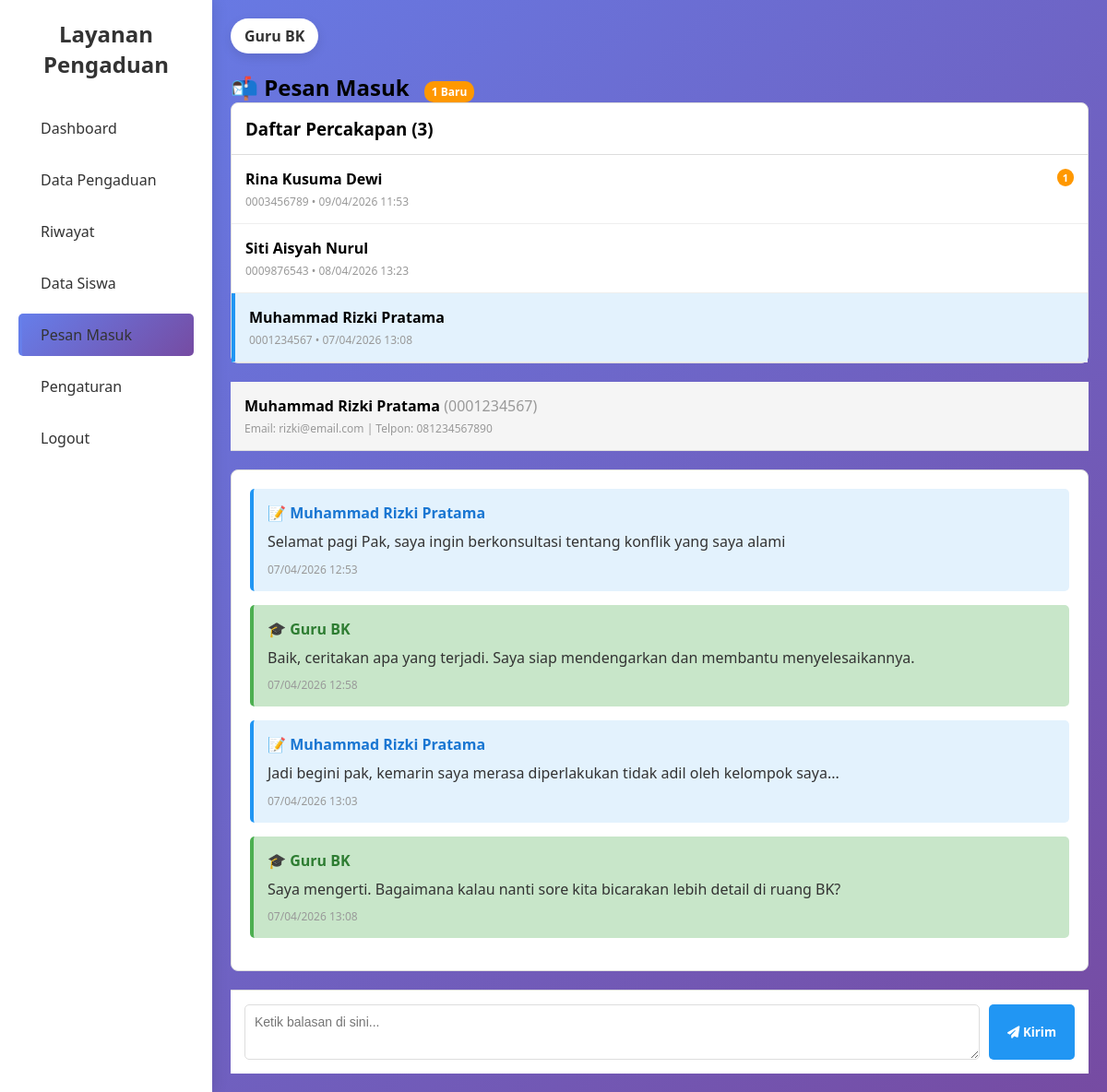
The app's page /guru_pesan_masuk.php?siswa=1 (signed in) with its own data.
### tables this page shows
CREATE TABLE IF NOT EXISTS `guru_bk` (
  `id_bk` int(11) NOT NULL,
  `nip` varchar(50) DEFAULT NULL,
  `nama` varchar(100) NOT NULL,
  `jenis_kelamin` enum('Laki-laki','Perempuan') NOT NULL,
  `telpon` varchar(15) DEFAULT NULL,
  `email` varchar(100) NOT NULL,
  `username` varchar(50) NOT NULL,
  `password` varchar(255) NOT NULL,
  `foto` varchar(255) DEFAULT NULL,
  `status` enum('aktif','nonaktif') DEFAULT 'aktif',
  `created_at` datetime DEFAULT current_timestamp(),
  `updated_at` datetime DEFAULT current_timestamp() ON UPDATE current_timestamp()
);

CREATE TABLE IF NOT EXISTS `siswa` (
  `id_siswa` int(11) NOT NULL,
  `nisn` varchar(20) NOT NULL,
  `nama` varchar(100) NOT NULL,
  `jenis_kelamin` enum('Laki-laki','Perempuan') NOT NULL,
  `tempat_lahir` varchar(100) DEFAULT NULL,
  `tanggal_lahir` date DEFAULT NULL,
  `alamat` text DEFAULT NULL,
  `telpon` varchar(15) DEFAULT NULL,
  `email` varchar(100) DEFAULT NULL,
  `id_kelas` int(11) DEFAULT NULL,
  `password` varchar(255) NOT NULL,
  `foto` varchar(255) DEFAULT NULL,
  `status` enum('aktif','nonaktif') DEFAULT 'aktif',
  `created_at` datetime DEFAULT current_timestamp(),
  `updated_at` datetime DEFAULT current_timestamp() ON UPDATE current_timestamp()
);

CREATE TABLE IF NOT EXISTS `chat` (
  `id_chat` int(11) NOT NULL,
  `id_siswa` int(11) NOT NULL,
  `id_bk` int(11) NOT NULL,
  `pengirim` enum('siswa','guru') NOT NULL,
  `pesan` text NOT NULL,
  `file_chat` varchar(255) DEFAULT NULL,
  `dibaca` enum('belum','sudah') DEFAULT 'belum',
  `waktu` datetime DEFAULT current_timestamp()
);

### guru_pesan_masuk.php (the view, shortened to what this page needs)
<?php
include 'koneksi.php';
$id_bk = $_SESSION['id_bk'];
$nama_guru = $_SESSION['nama_guru'] ?? 'Guru BK';
$query_guru = "SELECT nama FROM guru_bk WHERE id_bk = '$id_bk'";
$result_guru = mysqli_query($conn, $query_guru);
$guru_data = mysqli_fetch_assoc($result_guru);
if ($guru_data) {
    $nama_guru = $guru_data['nama'];
}
$query_conversations = "SELECT DISTINCT c.id_siswa, s.nama, s.nisn,
                        COUNT(CASE WHEN c.pengirim='siswa' AND c.dibaca='belum' THEN 1 END) as pesan_belum,
                        MAX(c.waktu) as waktu_terakhir
                        FROM chat c
                        JOIN siswa s ON c.id_siswa = s.id_siswa
                        WHERE c.id_siswa IS NOT NULL
                        GROUP BY c.id_siswa, s.nama, s.nisn
                        ORDER BY MAX(c.waktu) DESC";
$result_conv = mysqli_query($conn, $query_conversations);
$conversations = [];
while ($row = mysqli_fetch_assoc($result_conv)) {
    $conversations[] = $row;
}
$id_siswa_selected = isset($_GET['siswa']) ? mysqli_real_escape_string($conn, $_GET['siswa']) : (count($conversations) > 0 ? $conversations[0]['id_siswa'] : null);
$messages = [];
$siswa_selected = null;
if ($id_siswa_selected) {
    $query_siswa = "SELECT * FROM siswa WHERE id_siswa = '$id_siswa_selected'";
    $result_siswa = mysqli_query($conn, $query_siswa);
    $siswa_selected = mysqli_fetch_assoc($result_siswa);
    $query_messages = "SELECT * FROM chat WHERE id_siswa = '$id_siswa_selected'
                       ORDER BY waktu ASC";
    $result_messages = mysqli_query($conn, $query_messages);
    while ($row = mysqli_fetch_assoc($result_messages)) {
        $messages[] = $row;
    }
    $update_baca = "UPDATE chat SET dibaca='sudah' WHERE id_siswa='$id_siswa_selected' AND pengirim='siswa'";
    mysqli_query($conn, $update_baca);
}
$total_unread = "SELECT COUNT(*) as total FROM chat WHERE pengirim='siswa' AND dibaca='belum' AND id_siswa IS NOT NULL";
$result_total = mysqli_query($conn, $total_unread);
$total_data = mysqli_fetch_assoc($result_total);
$total_unread_count = $total_data['total'] ?? 0;
?>
<!DOCTYPE html>
<html lang="id">
<head>
    <link rel="stylesheet" href="css/dashboard.css">
    <link rel="stylesheet" href="css/pesan.css">
    <link rel="stylesheet" href="https://cdnjs.cloudflare.com/ajax/libs/font-awesome/6.4.0/css/all.min.css">
</head>
<body>
<div class="container">
    <div class="sidebar">
        <h2>Layanan Pengaduan</h2>
        <ul>
            <li><a href="guru_dashboard.php">Dashboard</a></li>
            <li><a href="guru_data_pengaduan.php">Data Pengaduan</a></li>
            <li><a href="guru_riwayat_pengaduan.php">Riwayat</a></li>
            <li><a href="guru_data_siswa.php">Data Siswa</a></li>
            <li class="active"><a href="guru_pesan_masuk.php">Pesan Masuk</a></li>
            <li><a href="guru_pengaturan.php">Pengaturan</a></li>
            <li><a href="logout.php" onclick="return confirm('Yakin ingin logout?');">Logout</a></li>
        </ul>
    </div>
    <div class="main">
        <div class="user"><?php echo htmlspecialchars($nama_guru); ?></div>
        <h2>📬 Pesan Masuk <?php if ($total_unread_count > 0) echo "<span style='background: #ff9800; color: white; padding: 3px 8px; border-radius: 10px; font-size: 12px; margin-left: 10px;'>$total_unread_count Baru</span>"; ?></h2>
        <div class="chat-container">
            <div class="chat-list">
                <h3 style="padding: 15px; margin: 0; border-bottom: 1px solid #ddd;">Daftar Percakapan (<?php echo count($conversations); ?>)</h3>
                <?php if (count($conversations) === 0): ?>
                <div style="padding: 20px; text-align: center; color: #999;">
                    Tidak ada pesan
                </div>
                <?php else: ?>
                    <?php foreach ($conversations as $conv): ?>
                    <div class="chat-item <?php echo $id_siswa_selected == $conv['id_siswa'] ? 'active' : ''; ?>"
                         onclick="window.location.href='guru_pesan_masuk.php?siswa=<?php echo $conv['id_siswa']; ?>'">
                        <div class="chat-item-name">
                            <?php echo htmlspecialchars($conv['nama']); ?>
                            <?php if ($conv['pesan_belum'] > 0): ?>
                            <span class="chat-item-badge"><?php echo $conv['pesan_belum']; ?></span>
                            <?php endif; ?>
                        </div>
                        <div class="chat-item-preview"><?php echo htmlspecialchars($conv['nisn']); ?> • <?php echo date('d/m/Y H:i', strtotime($conv['waktu_terakhir'])); ?></div>
                    </div>
                    <?php endforeach; ?>
                <?php endif; ?>
            </div>
            <?php if ($siswa_selected): ?>
            <div class="siswa-info">
                <strong><?php echo htmlspecialchars($siswa_selected['nama']); ?></strong>
                <span style="color: #999;">(<?php echo htmlspecialchars($siswa_selected['nisn']); ?>)</span>
                <div style="font-size: 12px; color: #999; margin-top: 5px;">
                    Email: <?php echo htmlspecialchars($siswa_selected['email'] ?? '-'); ?> |
                    Telpon: <?php echo htmlspecialchars($siswa_selected['telpon'] ?? '-'); ?>
                </div>
            </div>
            <div class="messages-area">
                <?php if (count($messages) === 0): ?>
                <div style="text-align: center; color: #999; padding: 40px;">
                    Belum ada pesan dengan siswa ini
                </div>
                <?php else: ?>
                    <?php foreach ($messages as $msg): ?>
                    <div class="message-item <?php echo $msg['pengirim']; ?>">
                        <div class="message-sender <?php echo $msg['pengirim']; ?>">
                            <?php echo ($msg['pengirim'] == 'siswa') ? '📝 ' . htmlspecialchars($siswa_selected['nama']) : '🎓 Guru BK'; ?>
                        </div>
                        <div class="message-content">
                            <?php echo nl2br(htmlspecialchars($msg['pesan'])); ?>
                        </div>
                        <div class="message-time"><?php echo date('d/m/Y H:i', strtotime($msg['waktu'])); ?></div>
                    </div>
                    <?php endforeach; ?>
                <?php endif; ?>
            </div>
            <div class="reply-area">
                <form method="POST" action="proses_pesan.php?aksi=balas" style="display: flex; gap: 10px;">
                    <textarea name="pesan" placeholder="Ketik balasan di sini..." style="flex: 1; padding: 10px; border: 1px solid #ddd; border-radius: 5px; font-family: Arial; font-size: 14px; resize: vertical; min-height: 60px;" required></textarea>
                    <button type="submit" style="padding: 10px 20px; background: #2196F3; color: white; border: none; border-radius: 5px; cursor: pointer; font-weight: bold;">
                        <i class="fas fa-paper-plane"></i> Kirim
                    </button>
                </form>
            </div>
            <?php else: ?>
            <div style="display: flex; align-items: center; justify-content: center; height: 400px; font-size: 18px; color: #999;">
                Pilih percakapan untuk memulai
            </div>
            <?php endif; ?>
            </div>
        </div>
    </div>
</body>
</html>

### css/dashboard.css (style rules this page uses)
* { margin:0; padding:0; box-sizing:border-box; font-family: 'Segoe UI', Tahoma, Geneva, Verdana, sans-serif; }
body { background: linear-gradient(135deg, #667eea 0%, #764ba2 100%); min-height: 100vh; }
.container { display:flex; min-height: 100vh; }
.sidebar { width:230px; min-height: 100vh; background: white; color:#333; padding:20px; box-shadow: 2px 0 15px rgba(0, 0, 0, 0.1); }
.sidebar h2 { text-align:center; margin-bottom:30px; color:#333; }
.sidebar ul { list-style:none; }
.sidebar ul li { padding:12px; margin:10px 0; border-radius:5px; cursor:pointer; }
.sidebar ul li a { padding:12px; margin:10px 0; border-radius:5px; cursor:pointer; text-decoration: none; color: #333; }
.sidebar .active { background: linear-gradient(135deg, #667eea 0%, #764ba2 100%); color: rgb(0, 0, 0); border-left: 4px solid #667eea; padding-left: 8px; }
.main { flex:1; padding:20px; }
.user { display: inline-block; background: white; padding:8px 15px; border-radius:20px; color:#333; font-weight: 600; box-shadow: 0 4px 12px rgba(0, 0, 0, 0.1); margin-bottom: 20px; }

### guru_pesan_masuk.php (style rules this page uses)
.chat-container { display: flex; flex-direction: column; gap: 20px; }
.chat-list { border: 1px solid #ddd; border-radius: 8px; background: white; }
.chat-item { padding: 15px; border-bottom: 1px solid #eee; cursor: pointer; background: white; }
.chat-item.active { background: #e3f2fd; border-left: 4px solid #2196F3; }
.chat-item-name { font-weight: bold; }
.chat-item-preview { font-size: 12px; color: #999; margin-top: 5px; }
.chat-item-badge { display: inline-block; background: #ff9800; color: white; font-size: 11px; padding: 2px 6px; border-radius: 10px; float: right; }
.messages-area { background: white; border-radius: 8px; border: 1px solid #ddd; padding: 20px; }
.message-item { padding: 15px; margin-bottom: 15px; border-radius: 5px; border-left: 4px solid #ddd; }
.message-item.siswa { background: #e3f2fd; border-left-color: #2196F3; }
.message-item.guru { background: #c8e6c9; border-left-color: #4CAF50; }
.message-sender { font-weight: bold; margin-bottom: 8px; }
.message-sender.siswa { color: #1976D2; }
.message-sender.guru { color: #2e7d32; }
.message-content { color: #333; line-height: 1.6; margin-bottom: 8px; }
.message-time { font-size: 12px; color: #999; }
.siswa-info { padding: 15px; background: #f5f5f5; border-bottom: 1px solid #ddd; }
.reply-area { padding: 15px; background: white; border-top: 1px solid #ddd; }

### records on screen
guru_bk: nama "Guru BK"
siswa: nama "Muhammad Rizki Pratama", nisn "0001234567", email "rizki@email.com", telpon "081234567890"
chat: id_siswa.nama "Muhammad Rizki Pratama", pesan "Selamat pagi Pak, saya ingin berkonsultasi tentang konflik yang saya alami", waktu "07/04/2026 12:53"
chat: pengirim "🎓 Guru BK", pesan "Baik, ceritakan apa yang terjadi. Saya siap mendengarkan dan membantu menyelesaikannya.", waktu "07/04/2026 12:58"
chat: id_siswa.nama "Muhammad Rizki Pratama", pesan "Jadi begini pak, kemarin saya merasa diperlakukan tidak adil oleh kelompok saya...", waktu "07/04/2026 13:03"
chat: pengirim "🎓 Guru BK", pesan "Saya mengerti. Bagaimana kalau nanti sore kita bicarakan lebih detail di ruang BK?", waktu "07/04/2026 13:08"

### other values on screen
$total_unread_count "1"
count($conversations) "3"
$conv['nama'] "Rina Kusuma Dewi"
$conv['pesan_belum'] "1"
$conv['nisn'] "0003456789"
date('d/m/Y H:i', strtotime($conv['waktu_terakhir'])) "09/04/2026 11:53"
$conv['nama'] "Siti Aisyah Nurul"
$conv['nisn'] "0009876543"
date('d/m/Y H:i', strtotime($conv['waktu_terakhir'])) "08/04/2026 13:23"
$conv['nama'] "Muhammad Rizki Pratama"
$conv['nisn'] "0001234567"
date('d/m/Y H:i', strtotime($conv['waktu_terakhir'])) "07/04/2026 13:08"
